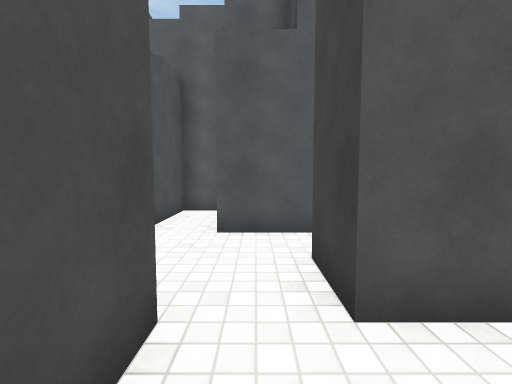
View 1 (above)

23 first-person views from a walk through a scene from a Unity 3-D project. The camera is 1.2 m above the floor, tilts 4° down and sees 90° across. The floor is counted in squares, 1 m on a side. Each view is taken from the middle of a square. On the plan, view 1 faces up. The plan holds only what a view shows up to about 12 squares ahead; the rest is blank. The player is left out. Surface patterns are stand-ins for the level's own textures.

View 2
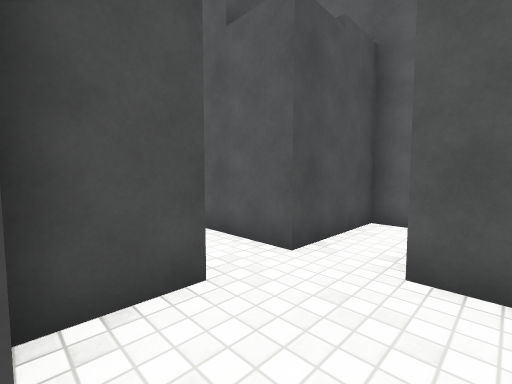

View 3
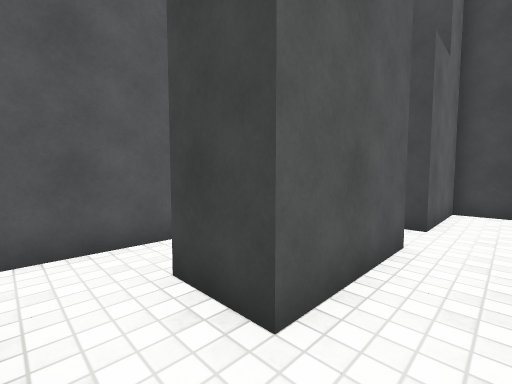

View 4
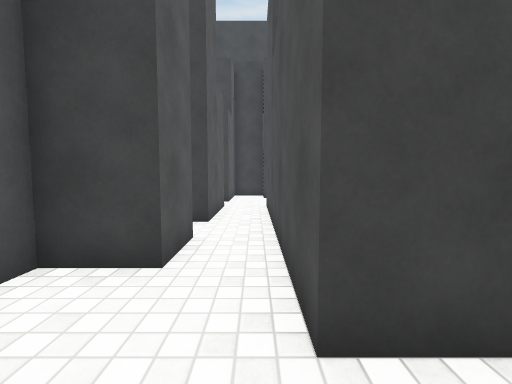

View 5
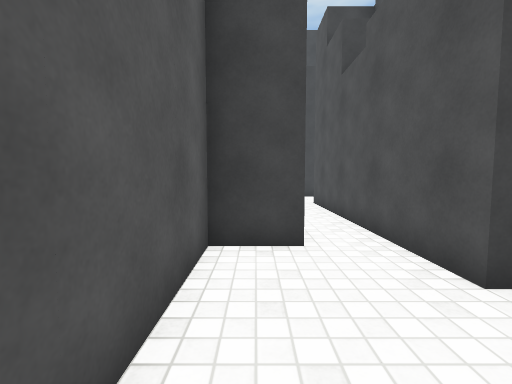

View 6
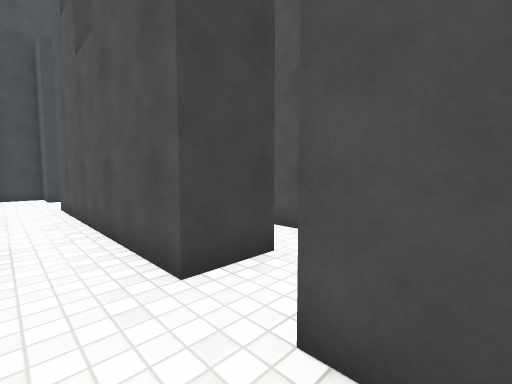

View 7
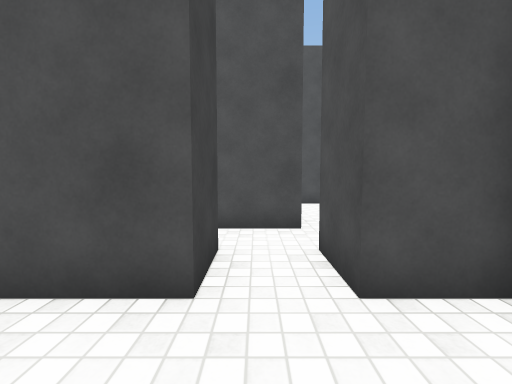

View 8
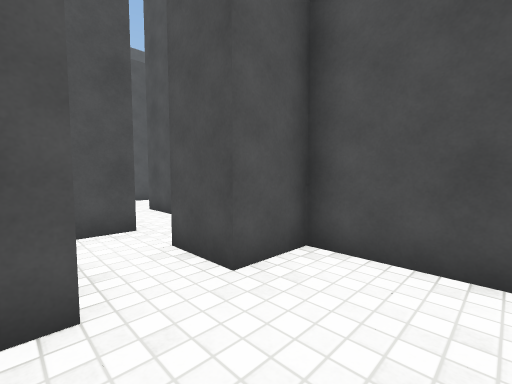

View 9
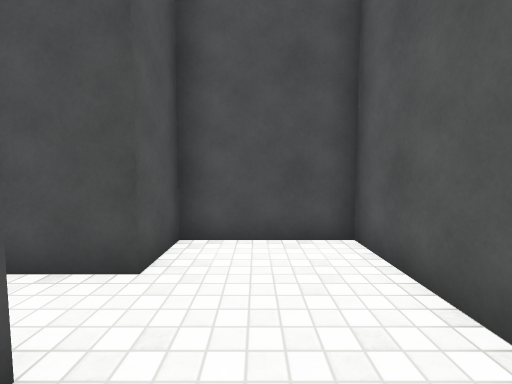

View 10
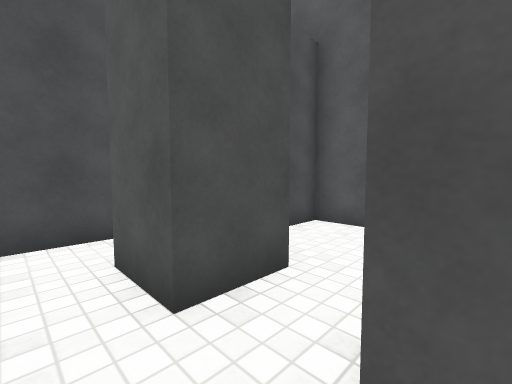

View 11
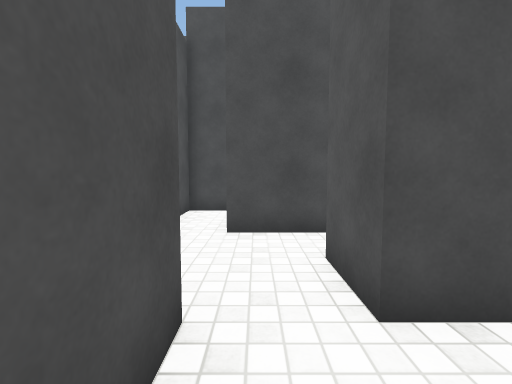

View 12
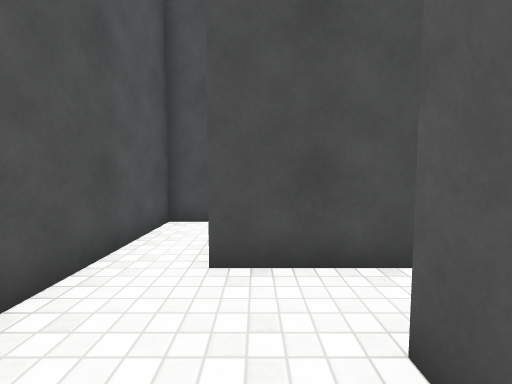

View 13
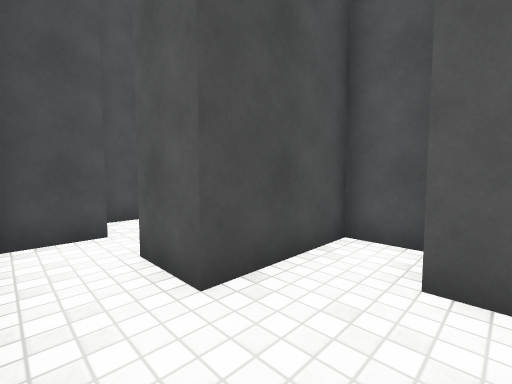

View 14
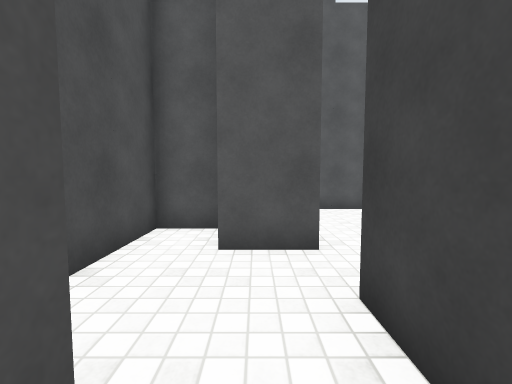

View 15
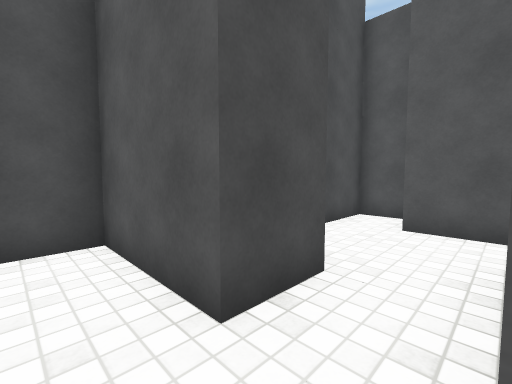

View 16
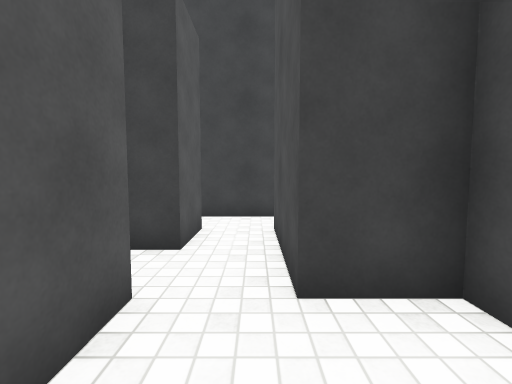

View 17
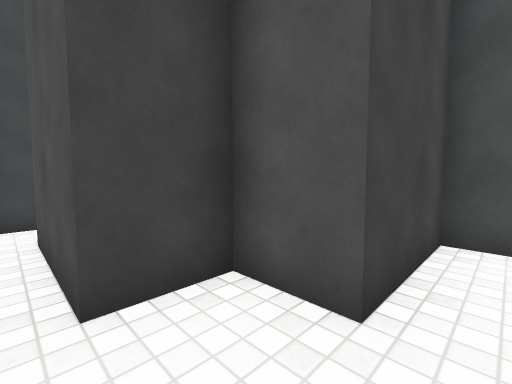

View 18
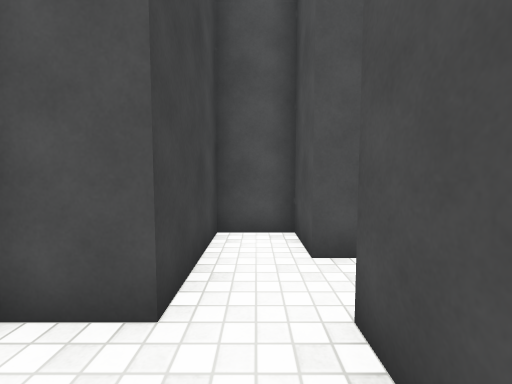

View 19
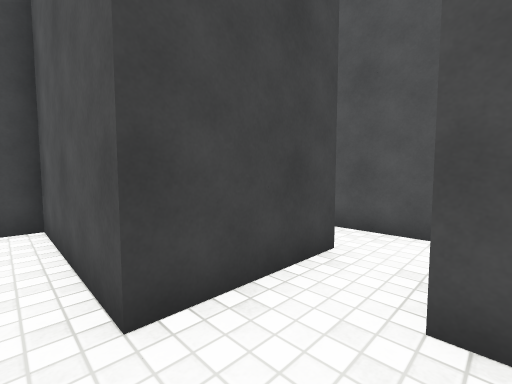

View 20
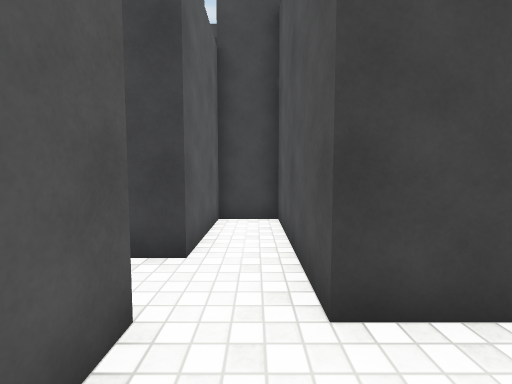

View 21
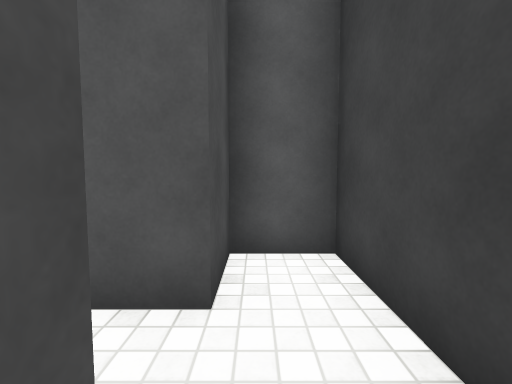

View 22
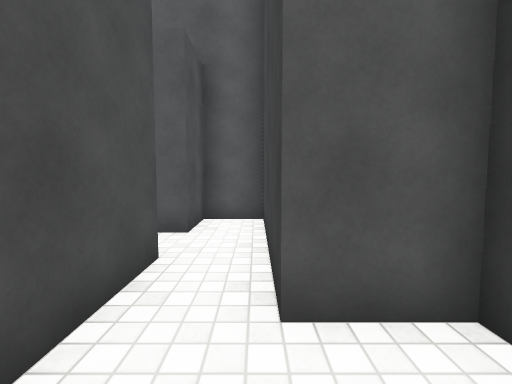

View 23
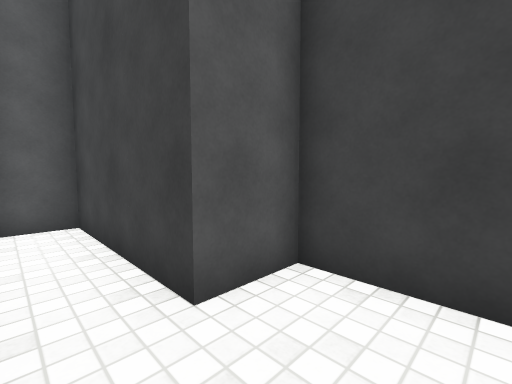

### Floor plan
Points are (right, up) in squares from view 1. A wall is a line through its corners. A room is listed if a view was taken in it or the views show most of it. See-through windows are left out.
Room 1 (view 1)
walls: (-0.8, 2.1) (-0.8, 0.8); (2.1, 2) (0.8, 2)
ways out: opening at (0, 2) to room 2
Room 2 (view 2)
walls: (-3.4, 3.6) (-2.4, 3.6) (-2.4, 2); (-1.2, 8.4) (-2.5, 8.4); (0.8, 2) (0.8, 3.6) (2.4, 3.6) (2.4, 5.2) (0.8, 5.2)
ways out: opening at (0, 2) to room 1
objects: block (-4, 5) to (-3, 6); block (-4, 7) to (-3, 8); block (-1, 5) to (0, 6)
Room 3 (views 3, 4, 5, 6, 7, 8, 9)
walls: (-7.1, 5.2) (-8.8, 5.2) (-8.8, 6.8) (-13.6, 6.8) (-13.6, 3.6) (-12, 3.6) (-12, 2); (-10.4, 2) (-10.4, 3.6) (-7.5, 3.6); (-5.6, 3.6) (-3.4, 3.6); (-3.9, 5.2) (-5.6, 5.2)
objects: block (-7, 3) to (-6, 3)
Room 4 (views 10, 11)
walls: (-12, 0.4) (-7.2, 0.4) (-7.2, 2) (-10.4, 2)
ways out: opening at (-12, 1) to room 5
Room 5 (views 12, 13, 19, 20)
walls: (-12, 2) (-13.6, 2); (-12, -1.2) (-12, 0.4); (-13.6, 3.6) (-15.2, 3.6) (-15.2, 0.4); (-14.6, -1.2) (-13.6, -1.2)
ways out: opening at (-12, 1) to room 4; opening at (-13, -1) to room 6
Room 6 (views 14, 15, 21)
walls: (-13.6, -4.4) (-10.4, -4.4) (-10.4, -6.8); (-13.6, -1.2) (-13.6, -2.8) (-15.6, -2.8); (-8.8, -6) (-8.8, -1.2) (-10.5, -1.2)
ways out: opening at (-13, -1) to room 5; opening at (-10, -5.5) to room 8
objects: block (-12, -3) to (-11, -2)
Room 7 (views 16, 17, 18)
walls: (-15.2, -6) (-13.6, -6) (-13.6, -4.4); (-15.6, -2.8) (-16.8, -2.8) (-16.8, -6)
Room 8 (views 22, 23)
walls: (-7.2, -8.1) (-7.2, -6) (-8.8, -6)
ways out: opening at (-10, -5.5) to room 6; opening at (-10, -8)

Positions as (right, up) in squares from view 1, and headings:
1: (0, 0), facing up
2: (0, 2), facing up-left
3: (-7, 4), facing up-right
4: (-12, 4), facing right
5: (-13, 6), facing right
6: (-13, 5), facing down-right
7: (-11, 6), facing down
8: (-10, 6), facing down-left
9: (-9, 5), facing left
10: (-10, 1), facing up-left
11: (-10, 1), facing left
12: (-12, 1), facing left
13: (-13, -1), facing up-left
14: (-13, -2), facing up
15: (-12, -4), facing up-left
16: (-16, -4), facing right
17: (-16, -4), facing down-right
18: (-16, -4), facing down
19: (-14, 1), facing down-right
20: (-14, 1), facing right
21: (-10, -5), facing up
22: (-9, -8), facing up
23: (-10, -8), facing up-right
